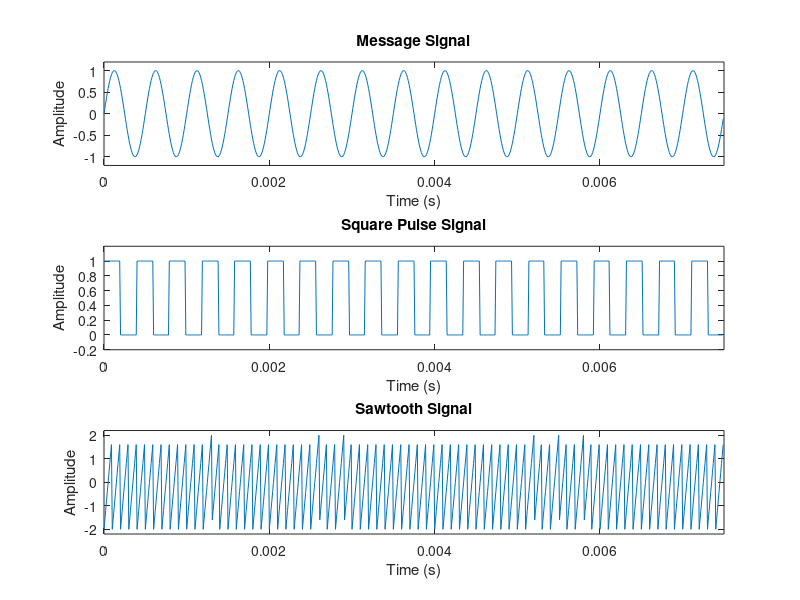
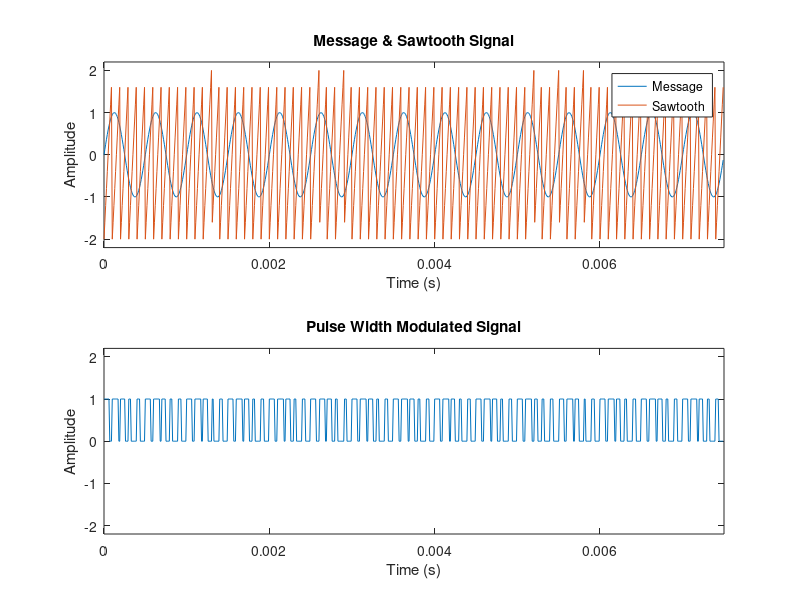
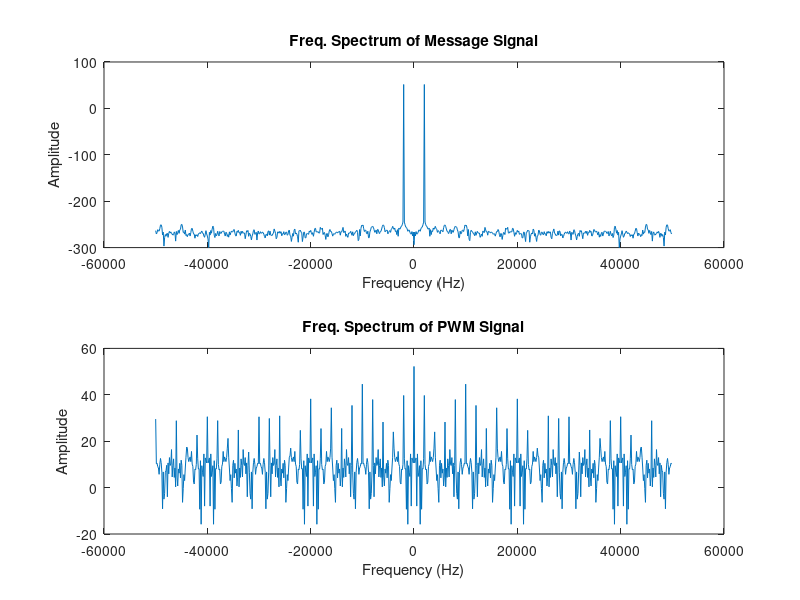
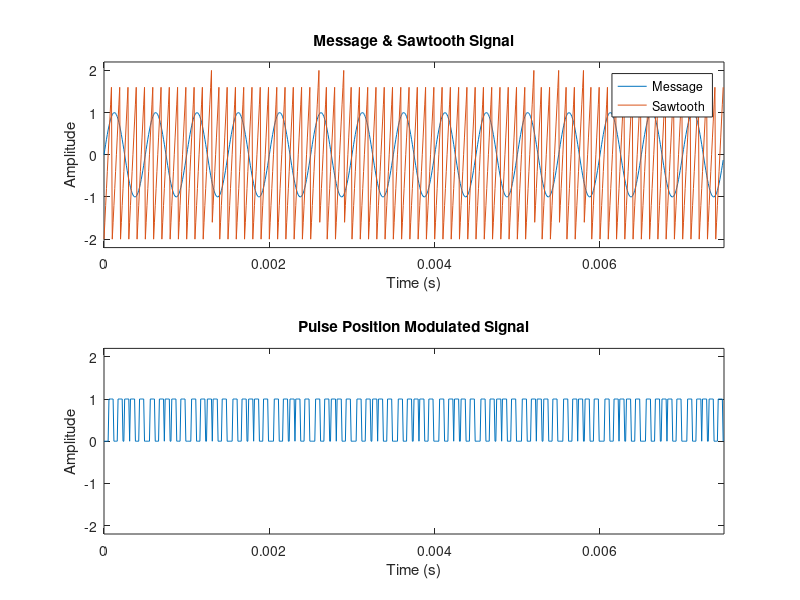

Recreate these plots in MATLAB, in order.
clear;
clc;
close all;

% ---   a   ---
fc = (10e3);
fm = 2e3;
disp(fc/fm);
Fs = 10*fc;

L = 750;
t = (0:L-1)/Fs;

m = sin(2*pi*fm*t);

squarePulse = square(t*Fs/(2*pi));
squarePulse(squarePulse < 0) = 0;

subplot(3,1,1);
plot(t, m);
axis([0 L/Fs -1.2 1.2]);
xlabel('Time (s)');
ylabel('Amplitude');
title('Message Signal');
subplot(3,1,2);
plot(t, squarePulse);
axis([0 L/Fs -0.2 1.2]);
xlabel('Time (s)');
ylabel('Amplitude');
title('Square Pulse Signal');


% ---   b   ---
A = 2;
sawtoothPulse = A*sawtooth(2*pi*fc*t);
subplot(3,1,3);
plot(t, sawtoothPulse);
axis([0 L/Fs -2.2 2.2]);
xlabel('Time (s)');
ylabel('Amplitude');
title('Sawtooth Signal');


% ---   c   ---
PWM = zeros(1, L);
for i=1:L
    if ( m(i) >= sawtoothPulse(i) )
        PWM(i) = 1;
    end
end

% ---   d   ---
figure;
subplot(2,1,1);
plot(t, m);
hold on;
plot(t, sawtoothPulse);
axis([0 L/Fs -2.2 2.2]);
xlabel('Time (s)');
ylabel('Amplitude');
title('Message & Sawtooth Signal');
legend('Message','Sawtooth');

subplot(2,1,2);
plot(t, PWM);
axis([0 L/Fs -2.2 2.2]);
xlabel('Time (s)');
ylabel('Amplitude');
title('Pulse Width Modulated Signal');

% ---   e   ---
f = (-L/2:(L-1)/2)*Fs/L;

M = abs(fftshift(fft(m)));
PWM_spectrum = abs(fftshift(fft(PWM)));
figure;
subplot(2,1,1);
plot(f, mag2db(M));
xlabel('Frequency (Hz)');
ylabel('Amplitude');
title('Freq. Spectrum of Message Signal');
subplot(2,1,2);
plot(f, mag2db(PWM_spectrum));
xlabel('Frequency (Hz)');
ylabel('Amplitude');
title('Freq. Spectrum of PWM Signal');





% ---   f   ---
PPM = zeros(1, L);
for i=1:L
   if( PWM(i)==1 && PWM(i+1)==0 )
       for j=0:((1/fm)/10*Fs)
           PPM(i+j) = 1;
       end
   end 
end
PPM = PPM(1:length(t));

% ---   g   ---
figure;
subplot(2,1,1);
plot(t, m);
hold on;
plot(t, sawtoothPulse);
axis([0 L/Fs -2.2 2.2]);
xlabel('Time (s)');
ylabel('Amplitude');
title('Message & Sawtooth Signal');
legend('Message', 'Sawtooth');

subplot(2,1,2);
plot(t, PPM);
axis([0 L/Fs -2.2 2.2]);
xlabel('Time (s)');
ylabel('Amplitude');
title('Pulse Position Modulated Signal');


% ---   h   ---
PPM_spectrum = abs(fftshift(fft(PPM)));
figure;
subplot(2,1,1);
plot(f, mag2db(M));
xlabel('Frequency (Hz)');
ylabel('Amplitude');
title('Freq. Spectrum of Message Signal');
subplot(2,1,2);
plot(f, mag2db(PPM_spectrum));
xlabel('Frequency (Hz)');
ylabel('Amplitude');
title('Freq. Spectrum of PPM Signal');